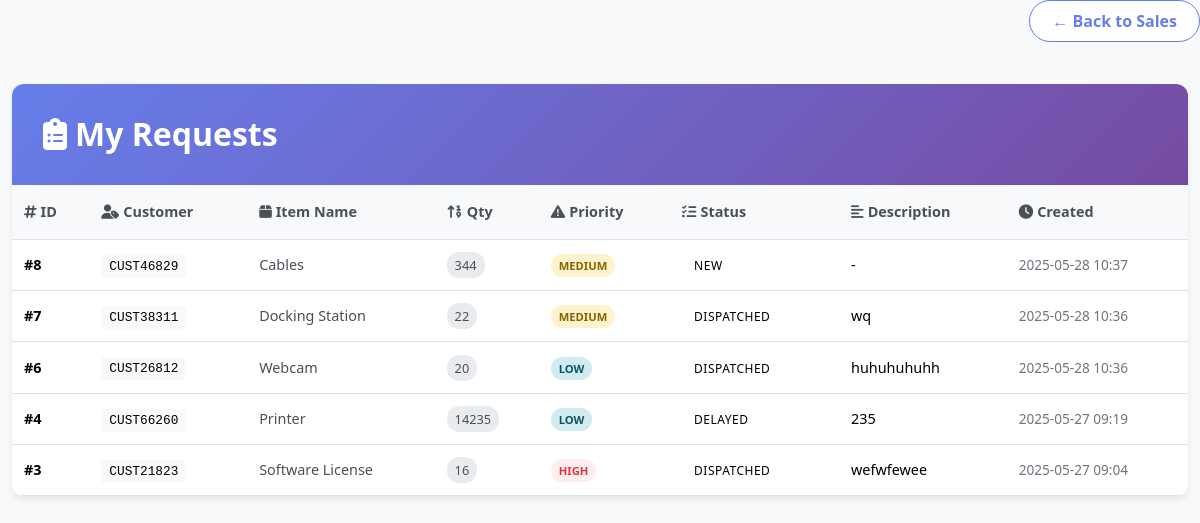
Page /request-records (signed in) on the earlier database version.
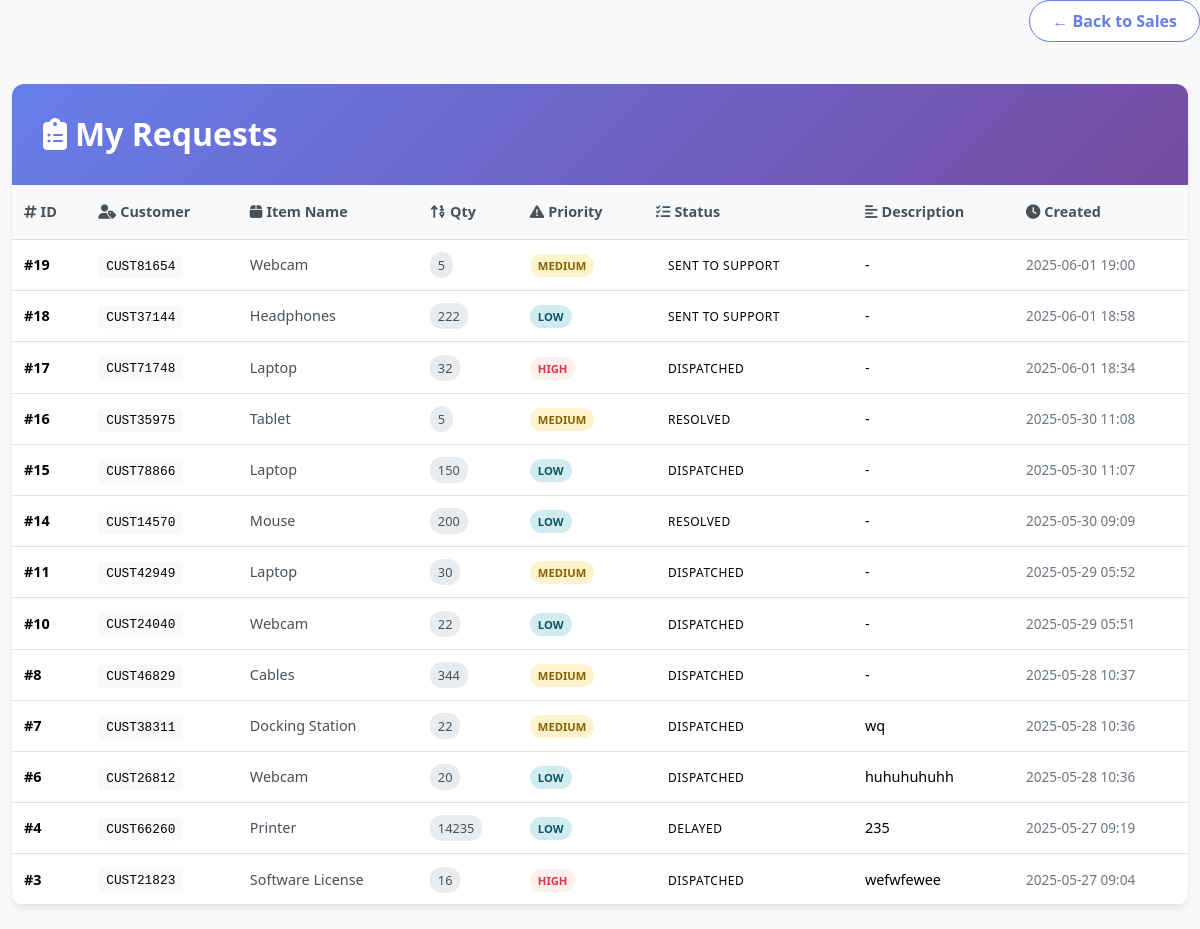
Same page on the later database version.
### models.py (models this page shows)
class Request(db.Model):
    id = db.Column(db.Integer, primary_key=True)
    customer_id = db.Column(db.Integer, db.ForeignKey('customer.id'), nullable=False)
    customer_code = db.Column(db.String(50), nullable=False)  # <-- Newly added
    item_name = db.Column(db.String(100), nullable=False)
    quantity = db.Column(db.Integer, nullable=False)
    priority = db.Column(db.String(50), nullable=False)
    status = db.Column(db.String(50), default='New')
    created_at = db.Column(db.DateTime, default=datetime.utcnow)
    submitted_by = db.Column(db.Integer, db.ForeignKey('user.id'))
    description = db.Column(db.Text, nullable=True)

### app.py (the view)
@app.route('/request-records')
@login_required
def my_requests():
    user_id = current_user.id
    requests = Request.query.filter_by(submitted_by=user_id).order_by(Request.created_at.desc()).all()
    return render_template('records_sales.html', requests=requests)

### app.py (called while the page is built)
@login_manager.user_loader
def load_user(user_id):
    return User.query.get(int(user_id))

@app.after_request
def add_header(response):
    response.headers["Cache-Control"] = "no-cache, no-store, must-revalidate, private"
    response.headers["Pragma"] = "no-cache"
    response.headers["Expires"] = "-1"
    return response

### templates/records_sales.html (shortened to what the changed rows need)
<!DOCTYPE html>
<html lang="en">
<head>
    <link href="https://cdnjs.cloudflare.com/ajax/libs/bootstrap/5.3.2/css/bootstrap.min.css" rel="stylesheet">
    <link href="https://cdnjs.cloudflare.com/ajax/libs/font-awesome/6.4.0/css/all.min.css" rel="stylesheet">
</head>
<body>
    <div class="container-fluid py-4">
        <div class="row justify-content-center">
            <div class="col-12">
                <div class="main-container">
                    <div class="page-header">
                        <h2>
                            <i class="fas fa-clipboard-list"></i>
                            My Requests
                        </h2>
                    </div>
                    {% if requests %}
                    <div class="table-container">
                        <table class="table table-hover mb-0">
                            <thead>
                                <tr>
                                    <th><i class="fas fa-hashtag me-1"></i>ID</th>
                                    <th><i class="fas fa-user-tag me-1"></i>Customer</th>
                                    <th><i class="fas fa-box me-1"></i>Item Name</th>
                                    <th><i class="fas fa-sort-numeric-up me-1"></i>Qty</th>
                                    <th><i class="fas fa-exclamation-triangle me-1"></i>Priority</th>
                                    <th><i class="fas fa-tasks me-1"></i>Status</th>
                                    <th><i class="fas fa-align-left me-1"></i>Description</th>
                                    <th><i class="fas fa-clock me-1"></i>Created</th>
                                </tr>
                            </thead>
                            <tbody>
                                {% for req in requests %}
                                <tr>
                                    <td><strong>#{{ req.id }}</strong></td>
                                    <td><span class="customer-code">{{ req.customer_code }}</span></td>
                                    <td><span class="item-name">{{ req.item_name }}</span></td>
                                    <td><span class="quantity-badge">{{ req.quantity }}</span></td>
                                    <td>
                                        <span class="priority-badge priority-{{ req.priority|lower }}">
                                            {{ req.priority }}
                                        </span>
                                    </td>
                                    <td>
                                        <span class="status-badge status-{{ req.status|lower }}">
                                            {{ req.status }}
                                        </span>
                                    </td>
                                    <td>
                                        <span class="description-text" title="{{ req.description or '-' }}">
                                            {{ req.description or '-' }}
                                        </span>
                                    </td>
                                    <td>
                                        <span class="date-text">
                                            {{ req.created_at.strftime('%Y-%m-%d %H:%M') }}
                                        </span>
                                    </td>
                                </tr>
                                {% endfor %}
                            </tbody>
                        </table>
                    </div>
                    {% else %}
                    <div class="empty-state">
                        <i class="fas fa-inbox"></i>
                        <h4>No requests yet</h4>
                        <p class="mb-0">Your submitted requests will appear here.</p>
                    </div>
                    {% endif %}
                </div>
            </div>
        </div>
    </div>
</body>
</html>

Differences in the rows shown:
added Request: id "19", customer_code "CUST81654", item_name "Webcam", quantity "5", priority "MEDIUM", status "SENT TO SUPPORT", description "-", created_at "2025-06-01 19:00"
added Request: id "18", customer_code "CUST37144", item_name "Headphones", quantity "222", priority "LOW", status "SENT TO SUPPORT", description "-", created_at "2025-06-01 18:58"
added Request: id "17", customer_code "CUST71748", item_name "Laptop", quantity "32", priority "HIGH", status "DISPATCHED", description "-", created_at "2025-06-01 18:34"
added Request: id "16", customer_code "CUST35975", item_name "Tablet", quantity "5", priority "MEDIUM", status "RESOLVED", description "-", created_at "2025-05-30 11:08"
added Request: id "15", customer_code "CUST78866", item_name "Laptop", quantity "150", priority "LOW", status "DISPATCHED", description "-", created_at "2025-05-30 11:07"
added Request: id "14", customer_code "CUST14570", item_name "Mouse", quantity "200", priority "LOW", status "RESOLVED", description "-", created_at "2025-05-30 09:09"
added Request: id "11", customer_code "CUST42949", item_name "Laptop", quantity "30", priority "MEDIUM", status "DISPATCHED", description "-", created_at "2025-05-29 05:52"
added Request: id "10", customer_code "CUST24040", item_name "Webcam", quantity "22", priority "LOW", status "DISPATCHED", description "-", created_at "2025-05-29 05:51"
changed Request "Cables": status "NEW" → "DISPATCHED"
